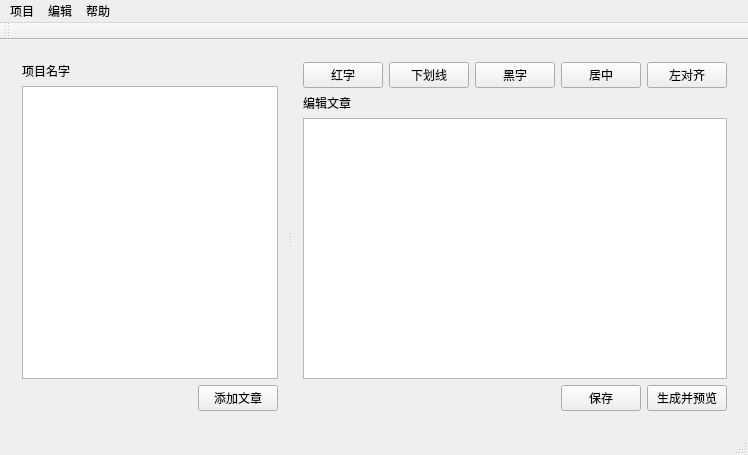
<?xml version="1.0" encoding="UTF-8"?>
<ui version="4.0">
 <class>MainWindow</class>
 <widget class="QMainWindow" name="MainWindow">
  <property name="geometry">
   <rect>
    <x>0</x>
    <y>0</y>
    <width>711</width>
    <height>455</height>
   </rect>
  </property>
  <property name="sizePolicy">
   <sizepolicy hsizetype="Preferred" vsizetype="Fixed">
    <horstretch>0</horstretch>
    <verstretch>0</verstretch>
   </sizepolicy>
  </property>
  <property name="windowTitle">
   <string>MainWindow</string>
  </property>
  <widget class="QWidget" name="centralWidget">
   <layout class="QHBoxLayout" name="horizontalLayout_4">
    <item>
     <widget class="QSplitter" name="splitter">
      <property name="sizePolicy">
       <sizepolicy hsizetype="Preferred" vsizetype="Preferred">
        <horstretch>1</horstretch>
        <verstretch>0</verstretch>
       </sizepolicy>
      </property>
      <property name="orientation">
       <enum>Qt::Horizontal</enum>
      </property>
      <widget class="QWidget" name="">
       <layout class="QVBoxLayout" name="verticalLayout">
        <property name="rightMargin">
         <number>10</number>
        </property>
        <item>
         <widget class="QLabel" name="label_2">
          <property name="text">
           <string>项目名字</string>
          </property>
         </widget>
        </item>
        <item>
         <widget class="QTreeView" name="treeView">
          <property name="sizePolicy">
           <sizepolicy hsizetype="Fixed" vsizetype="Expanding">
            <horstretch>0</horstretch>
            <verstretch>0</verstretch>
           </sizepolicy>
          </property>
          <property name="maximumSize">
           <size>
            <width>1666666</width>
            <height>16777215</height>
           </size>
          </property>
         </widget>
        </item>
        <item>
         <layout class="QHBoxLayout" name="horizontalLayout_3">
          <item>
           <spacer name="horizontalSpacer_2">
            <property name="orientation">
             <enum>Qt::Horizontal</enum>
            </property>
            <property name="sizeHint" stdset="0">
             <size>
              <width>40</width>
              <height>20</height>
             </size>
            </property>
           </spacer>
          </item>
          <item>
           <widget class="QPushButton" name="pushButton_7">
            <property name="text">
             <string>添加文章</string>
            </property>
           </widget>
          </item>
         </layout>
        </item>
       </layout>
      </widget>
      <widget class="QWidget" name="">
       <layout class="QVBoxLayout" name="verticalLayout_2">
        <property name="rightMargin">
         <number>10</number>
        </property>
        <item>
         <layout class="QHBoxLayout" name="horizontalLayout">
          <item>
           <widget class="QPushButton" name="pushButton">
            <property name="text">
             <string>红字</string>
            </property>
           </widget>
          </item>
          <item>
           <widget class="QPushButton" name="pushButton_2">
            <property name="text">
             <string>下划线</string>
            </property>
           </widget>
          </item>
          <item>
           <widget class="QPushButton" name="pushButton_3">
            <property name="text">
             <string>黑字</string>
            </property>
           </widget>
          </item>
          <item>
           <widget class="QPushButton" name="pushButton_4">
            <property name="text">
             <string>居中</string>
            </property>
           </widget>
          </item>
          <item>
           <widget class="QPushButton" name="pushButton_5">
            <property name="text">
             <string>左对齐</string>
            </property>
           </widget>
          </item>
         </layout>
        </item>
        <item>
         <widget class="QLabel" name="label">
          <property name="text">
           <string>编辑文章</string>
          </property>
         </widget>
        </item>
        <item>
         <widget class="QTextEdit" name="textEdit"/>
        </item>
        <item>
         <layout class="QHBoxLayout" name="horizontalLayout_2">
          <item>
           <spacer name="horizontalSpacer">
            <property name="orientation">
             <enum>Qt::Horizontal</enum>
            </property>
            <property name="sizeHint" stdset="0">
             <size>
              <width>40</width>
              <height>20</height>
             </size>
            </property>
           </spacer>
          </item>
          <item>
           <widget class="QPushButton" name="commitButton">
            <property name="text">
             <string>保存</string>
            </property>
            <property name="shortcut">
             <string>Ctrl+S</string>
            </property>
           </widget>
          </item>
          <item>
           <widget class="QPushButton" name="pushButton_6">
            <property name="text">
             <string>生成并预览</string>
            </property>
           </widget>
          </item>
         </layout>
        </item>
       </layout>
      </widget>
     </widget>
    </item>
   </layout>
  </widget>
  <widget class="QMenuBar" name="menuBar">
   <property name="geometry">
    <rect>
     <x>0</x>
     <y>0</y>
     <width>711</width>
     <height>23</height>
    </rect>
   </property>
   <widget class="QMenu" name="menu">
    <property name="title">
     <string>项目</string>
    </property>
    <addaction name="actionCreate"/>
    <addaction name="actionOpen"/>
    <addaction name="separator"/>
    <addaction name="actionS"/>
   </widget>
   <widget class="QMenu" name="menu_2">
    <property name="title">
     <string>编辑</string>
    </property>
   </widget>
   <widget class="QMenu" name="menu_3">
    <property name="title">
     <string>帮助</string>
    </property>
    <addaction name="actionAbout"/>
   </widget>
   <addaction name="menu"/>
   <addaction name="menu_2"/>
   <addaction name="menu_3"/>
  </widget>
  <widget class="QToolBar" name="mainToolBar">
   <attribute name="toolBarArea">
    <enum>TopToolBarArea</enum>
   </attribute>
   <attribute name="toolBarBreak">
    <bool>false</bool>
   </attribute>
  </widget>
  <widget class="QStatusBar" name="statusBar"/>
  <action name="actionCreate">
   <property name="checkable">
    <bool>true</bool>
   </property>
   <property name="text">
    <string>新建</string>
   </property>
  </action>
  <action name="actionS">
   <property name="text">
    <string>退出</string>
   </property>
  </action>
  <action name="actionAbout">
   <property name="text">
    <string>关于</string>
   </property>
  </action>
  <action name="actionOpen">
   <property name="text">
    <string>打开</string>
   </property>
  </action>
 </widget>
 <layoutdefault spacing="6" margin="11"/>
 <resources/>
 <connections/>
</ui>
